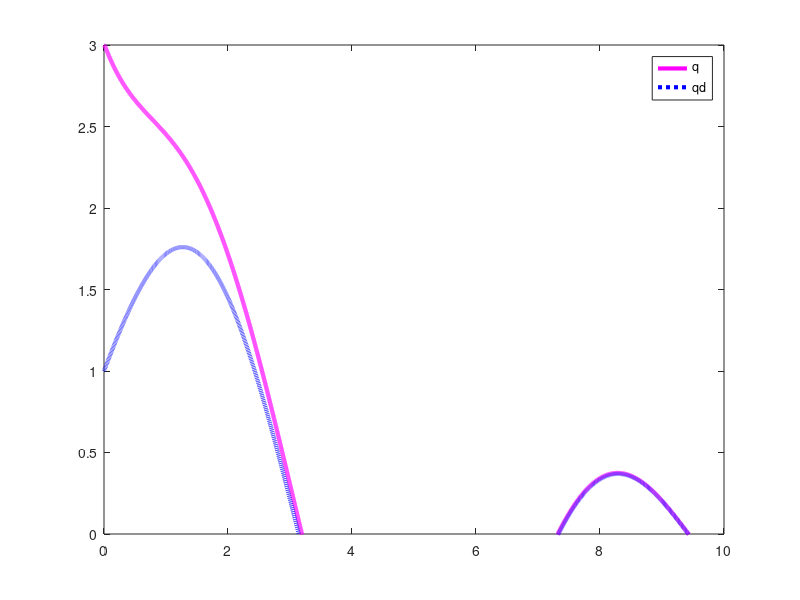

MATLAB code for this plot:
clear all, close all , clc
%simulation time 10s
t=[1:1:10000];
dt=0.001;
t_plot=[0:dt:9.999];
g = 9.81;
%The ground truth m=2,l=1,a=2
m = 2;
M = 3;
l = 1;
a = 1;
k = 5;
k2 =20;
c1 = 5;
%the desire q,qd_d,qd_dd
qd = 1;
qd_d =0;
qd_dd = 0;



% the error term
e = 0;
e_d =0;
e_dd = 0;
r = 0;
%the dynamic
q_dd = 0;
q_d =0;
q = 3; %initial q = 0
c1 =10;
%control input T
T = 0;
% update term
old_q = 0;
new_q = 0;
old_q_d = 0;
new_q_d = 0;


%record
record_q = zeros(length(t),1);
record_qd = zeros(length(t),1);

for i=1:length(t)
    record_q(i) = q;
    record_qd(i) =qd;
    old_qd =qd;
    new_qd = sin(i*dt)+cos((i*dt)/2); 
    qd=new_qd;
    old_qd_d = qd_d;
    new_qd_d = (new_qd-old_qd)/dt;
    qd_d = new_qd_d;
    e = (qd-q);
    e_d =(qd_d-q_d);
    r = e_d+a*e;
    T=k*r+k2*c1*r;
    q_dd =(T-M*sin(q))/m;
    q_d = q_d+(q_dd*dt);
    q = q + (q_d*dt);
  
end


plot(t_plot,record_q,'-m','LineWidth',3);
hold on;
plot(t_plot,record_qd,':b','LineWidth',3);
legend('q',"qd");
xlim([0 10]);
ylim([0 3]);
hold off;